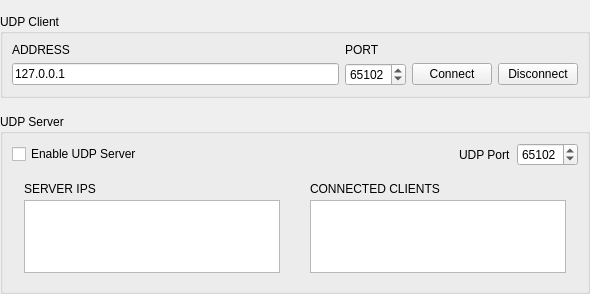
       <widget class="QWidget" name="tab_5">
        <attribute name="title">
         <string>UDP</string>
        </attribute>
        <layout class="QVBoxLayout" name="verticalLayout_19">
         <property name="leftMargin">
          <number>0</number>
         </property>
         <property name="topMargin">
          <number>14</number>
         </property>
         <property name="rightMargin">
          <number>0</number>
         </property>
         <property name="bottomMargin">
          <number>0</number>
         </property>
         <property name="spacing">
          <number>16</number>
         </property>
         <item>
          <widget class="QGroupBox" name="groupBox_4">
           <property name="title">
            <string>UDP Client</string>
           </property>
           <layout class="QGridLayout" name="horizontalLayout_14" columnstretch="1,0,0,0">
            <property name="verticalSpacing">
             <number>6</number>
            </property>
            <item row="0" column="0">
             <widget class="QLabel" name="label_7">
              <property name="text">
               <string>ADDRESS</string>
              </property>
              <property name="caption" stdset="0">
               <bool>true</bool>
              </property>
             </widget>
            </item>
            <item row="1" column="0">
             <widget class="QLineEdit" name="udpServerEdit">
              <property name="text">
               <string>127.0.0.1</string>
              </property>
              <property name="sizePolicy">
               <sizepolicy hsizetype="Expanding" vsizetype="Fixed">
                <horstretch>0</horstretch>
                <verstretch>0</verstretch>
               </sizepolicy>
              </property>
             </widget>
            </item>
            <item row="1" column="1">
             <widget class="QSpinBox" name="udpPortBox">
              <property name="maximum">
               <number>65535</number>
              </property>
              <property name="value">
               <number>65102</number>
              </property>
             </widget>
            </item>
            <item row="1" column="2">
             <widget class="QPushButton" name="udpConnectButton">
              <property name="sizePolicy">
               <sizepolicy hsizetype="Fixed" vsizetype="Fixed">
                <horstretch>0</horstretch>
                <verstretch>0</verstretch>
               </sizepolicy>
              </property>
              <property name="toolTip">
               <string>Connect</string>
              </property>
              <property name="icon">
               <iconset resource="../res.qrc">
                <normaloff>:/res/icons/Connected-96.png</normaloff>:/res/icons/Connected-96.png</iconset>
              </property>
              <property name="text">
               <string>Connect</string>
              </property>
             </widget>
            </item>
            <item row="1" column="3">
             <widget class="QPushButton" name="udpDisconnectButton">
              <property name="sizePolicy">
               <sizepolicy hsizetype="Fixed" vsizetype="Fixed">
                <horstretch>0</horstretch>
                <verstretch>0</verstretch>
               </sizepolicy>
              </property>
              <property name="toolTip">
               <string>Disconnect</string>
              </property>
              <property name="icon">
               <iconset resource="../res.qrc">
                <normaloff>:/res/icons/Disconnected-96.png</normaloff>:/res/icons/Disconnected-96.png</iconset>
              </property>
              <property name="text">
               <string>Disconnect</string>
              </property>
             </widget>
            </item>
            <item row="0" column="1">
             <widget class="QLabel" name="udpPortLabel">
              <property name="text">
               <string>PORT</string>
              </property>
              <property name="caption" stdset="0">
               <bool>true</bool>
              </property>
             </widget>
            </item>
           </layout>
          </widget>
         </item>
         <item>
          <widget class="QGroupBox" name="tcpServerBox_2">
           <property name="title">
            <string>UDP Server</string>
           </property>
           <layout class="QVBoxLayout" name="verticalLayout_18">
            <item>
             <layout class="QHBoxLayout" name="horizontalLayout_15">
              <item>
               <widget class="QCheckBox" name="udpServerEnableBox">
                <property name="text">
                 <string>Enable UDP Server</string>
                </property>
               </widget>
              </item>
              <item>
               <spacer name="spacer_16">
                <property name="orientation">
                 <enum>Qt::Horizontal</enum>
                </property>
                <property name="sizeHint" stdset="0">
                 <size>
                  <width>0</width>
                  <height>0</height>
                 </size>
                </property>
               </spacer>
              </item>
              <item>
               <widget class="QLabel" name="udpServerPortBoxLabel">
                <property name="text">
                 <string>UDP Port</string>
                </property>
               </widget>
              </item>
              <item>
               <widget class="QSpinBox" name="udpServerPortBox">
                <property name="sizePolicy">
                 <sizepolicy hsizetype="Preferred" vsizetype="Fixed">
                  <horstretch>0</horstretch>
                  <verstretch>0</verstretch>
                 </sizepolicy>
                </property>
                <property name="maximum">
                 <number>65535</number>
                </property>
                <property name="value">
                 <number>65102</number>
                </property>
               </widget>
              </item>
             </layout>
            </item>
            <item>
             <layout class="QHBoxLayout" name="horizontalLayout_17">
              <item>
               <widget class="QFrame" name="udpServerAddressesEditFrame">
                <property name="maximumSize">
                 <size>
                  <width>16777215</width>
                  <height>110</height>
                 </size>
                </property>
                <property name="well" stdset="0">
                 <bool>true</bool>
                </property>
                <layout class="QVBoxLayout" name="udpServerAddressesEditLayout">
                 <property name="spacing">
                  <number>4</number>
                 </property>
                 <property name="leftMargin">
                  <number>12</number>
                 </property>
                 <property name="topMargin">
                  <number>10</number>
                 </property>
                 <property name="rightMargin">
                  <number>12</number>
                 </property>
                 <property name="bottomMargin">
                  <number>9</number>
                 </property>
                 <item>
                  <widget class="QLabel" name="udpServerAddressesLabel">
                   <property name="text">
                    <string>SERVER IPS</string>
                   </property>
                   <property name="caption" stdset="0">
                    <bool>true</bool>
                   </property>
                  </widget>
                 </item>
                 <item>
                  <widget class="QPlainTextEdit" name="udpServerAddressesEdit">
                   <property name="readOnly">
                    <bool>true</bool>
                   </property>
                  </widget>
                 </item>
                </layout>
               </widget>
              </item>
              <item>
               <widget class="QFrame" name="udpServerClientsEditFrame">
                <property name="maximumSize">
                 <size>
                  <width>16777215</width>
                  <height>110</height>
                 </size>
                </property>
                <property name="well" stdset="0">
                 <bool>true</bool>
                </property>
                <layout class="QVBoxLayout" name="udpServerClientsEditLayout">
                 <property name="spacing">
                  <number>4</number>
                 </property>
                 <property name="leftMargin">
                  <number>12</number>
                 </property>
                 <property name="topMargin">
                  <number>10</number>
                 </property>
                 <property name="rightMargin">
                  <number>12</number>
                 </property>
                 <property name="bottomMargin">
                  <number>9</number>
                 </property>
                 <item>
                  <widget class="QLabel" name="udpServerClientsLabel">
                   <property name="text">
                    <string>CONNECTED CLIENTS</string>
                   </property>
                   <property name="caption" stdset="0">
                    <bool>true</bool>
                   </property>
                  </widget>
                 </item>
                 <item>
                  <widget class="QPlainTextEdit" name="udpServerClientsEdit">
                   <property name="readOnly">
                    <bool>true</bool>
                   </property>
                  </widget>
                 </item>
                </layout>
               </widget>
              </item>
             </layout>
            </item>
           </layout>
          </widget>
         </item>
         <item>
          <spacer name="spacer_20">
           <property name="orientation">
            <enum>Qt::Vertical</enum>
           </property>
           <property name="sizeHint" stdset="0">
            <size>
             <width>0</width>
             <height>0</height>
            </size>
           </property>
          </spacer>
         </item>
        </layout>
       </widget>
